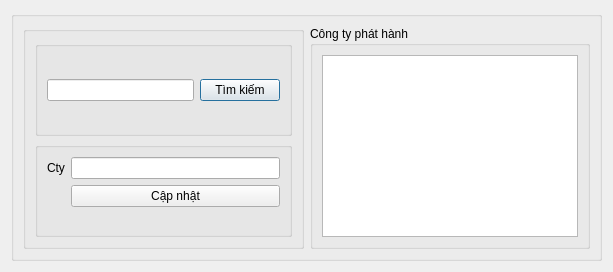
<?xml version="1.0" encoding="UTF-8"?>
<ui version="4.0">
 <class>ChangeBookIssuingCompany</class>
 <widget class="QDialog" name="ChangeBookIssuingCompany">
  <property name="geometry">
   <rect>
    <x>0</x>
    <y>0</y>
    <width>613</width>
    <height>272</height>
   </rect>
  </property>
  <property name="windowTitle">
   <string>Dialog</string>
  </property>
  <layout class="QHBoxLayout" name="horizontalLayout_4">
   <item>
    <widget class="QGroupBox" name="groupBox">
     <property name="title">
      <string/>
     </property>
     <layout class="QHBoxLayout" name="horizontalLayout_3">
      <item>
       <widget class="QGroupBox" name="groupBox_2">
        <property name="title">
         <string/>
        </property>
        <layout class="QVBoxLayout" name="verticalLayout">
         <item>
          <widget class="QGroupBox" name="groupBox_4">
           <property name="title">
            <string/>
           </property>
           <layout class="QHBoxLayout" name="horizontalLayout">
            <item>
             <widget class="QLineEdit" name="input_search_issuing_company"/>
            </item>
            <item>
             <widget class="QPushButton" name="btn_search">
              <property name="text">
               <string>Tìm kiếm</string>
              </property>
             </widget>
            </item>
           </layout>
          </widget>
         </item>
         <item>
          <widget class="QGroupBox" name="groupBox_5">
           <property name="title">
            <string/>
           </property>
           <layout class="QFormLayout" name="formLayout">
            <item row="0" column="0">
             <widget class="QLabel" name="label">
              <property name="text">
               <string>Cty</string>
              </property>
             </widget>
            </item>
            <item row="0" column="1">
             <widget class="QLineEdit" name="current_issuing_company">
              <property name="readOnly">
               <bool>true</bool>
              </property>
             </widget>
            </item>
            <item row="1" column="1">
             <widget class="QPushButton" name="btn_update">
              <property name="text">
               <string>Cập nhật</string>
              </property>
             </widget>
            </item>
           </layout>
          </widget>
         </item>
        </layout>
       </widget>
      </item>
      <item>
       <widget class="QGroupBox" name="groupBox_3">
        <property name="title">
         <string>Công ty phát hành</string>
        </property>
        <layout class="QHBoxLayout" name="horizontalLayout_2">
         <item>
          <widget class="QTableView" name="table_issuing_company"/>
         </item>
        </layout>
       </widget>
      </item>
     </layout>
    </widget>
   </item>
  </layout>
 </widget>
 <resources/>
 <connections/>
</ui>
